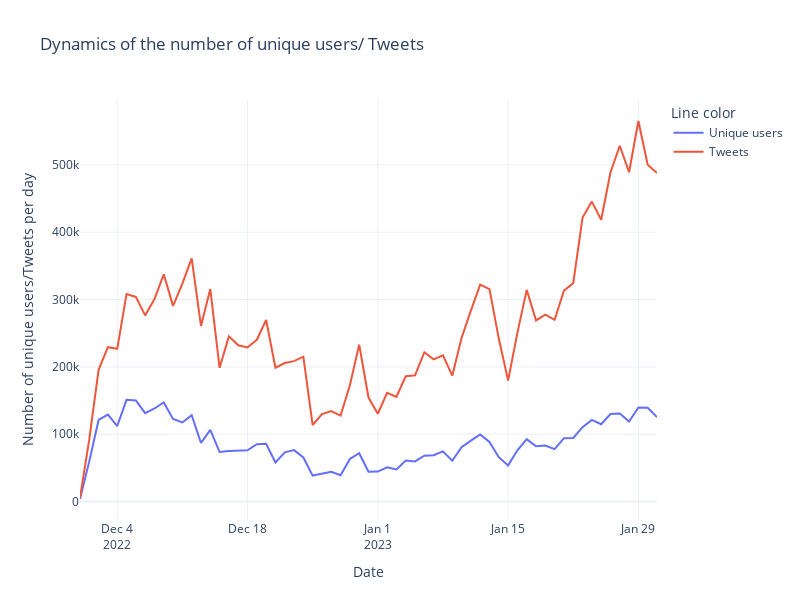

The code cell stored with this chart in its notebook:
### Code cell
fig = px.line(df, x="date", y="total", title='Dynamics of the number of unique users/ Tweets',color="Line color",
                labels=dict(date="Date", total="Number of unique users/Tweets per day"),template="plotly_white",
                 width=800, height=600)

fig.show()
